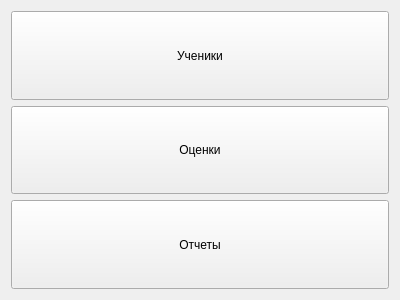
<?xml version="1.0" encoding="UTF-8"?>
<ui version="4.0">
 <class>mainWindow</class>
 <widget class="QWidget" name="mainWindow">
  <property name="geometry">
   <rect>
    <x>0</x>
    <y>0</y>
    <width>400</width>
    <height>300</height>
   </rect>
  </property>
  <property name="windowTitle">
   <string>Form</string>
  </property>
  <layout class="QGridLayout" name="gridLayout_2">
   <item row="0" column="0">
    <layout class="QGridLayout" name="gridLayout">
     <item row="1" column="0">
      <widget class="QPushButton" name="pushButton_marks">
       <property name="sizePolicy">
        <sizepolicy hsizetype="Expanding" vsizetype="Expanding">
         <horstretch>0</horstretch>
         <verstretch>0</verstretch>
        </sizepolicy>
       </property>
       <property name="text">
        <string>Оценки</string>
       </property>
      </widget>
     </item>
     <item row="0" column="0">
      <widget class="QPushButton" name="pushButton_pupils">
       <property name="sizePolicy">
        <sizepolicy hsizetype="Expanding" vsizetype="Expanding">
         <horstretch>0</horstretch>
         <verstretch>0</verstretch>
        </sizepolicy>
       </property>
       <property name="text">
        <string>Ученики</string>
       </property>
      </widget>
     </item>
     <item row="2" column="0">
      <widget class="QPushButton" name="pushButton_report">
       <property name="sizePolicy">
        <sizepolicy hsizetype="Expanding" vsizetype="Expanding">
         <horstretch>0</horstretch>
         <verstretch>0</verstretch>
        </sizepolicy>
       </property>
       <property name="text">
        <string>Отчеты</string>
       </property>
      </widget>
     </item>
    </layout>
   </item>
  </layout>
 </widget>
 <resources/>
 <connections/>
</ui>
